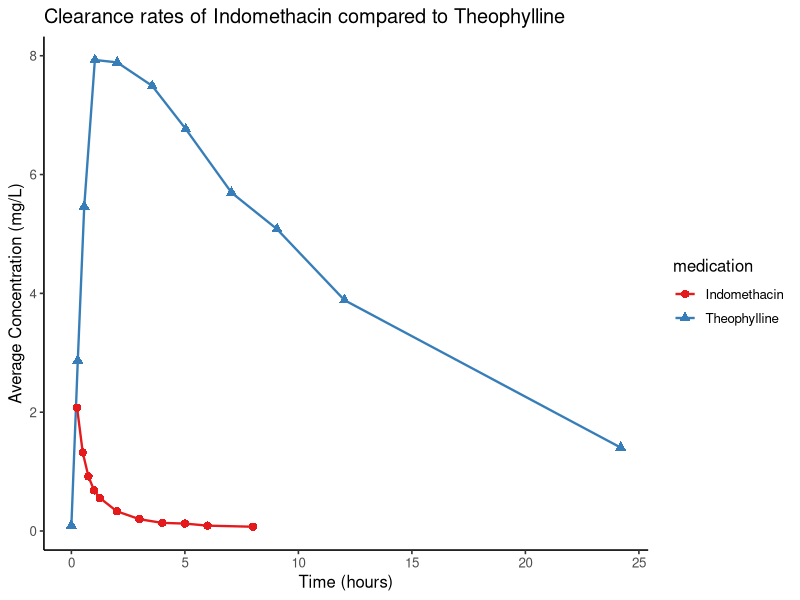

This chart was generated by the following R code:
library(tidyverse)
library(here)

# Summarized the Indometh data frame in order to merge it with the Theoph data
average_indometh_concentration <- Indometh |>
  drop_na(conc) |> 
  group_by(time) |>
  summarize(average_concentration = mean(conc)) |>
  mutate(medication = "Indomethacin")

# Reused old code for combined drug data frame
average_theoph <- Theoph |> 
  drop_na(conc) |>
  group_by(Subject) |>
  mutate(sample_index = row_number()) |> 
  group_by(sample_index) |>
  summarize(
    time = mean(Time), 
    average_concentration = mean(conc),
    medication = "Theophylline"
  ) |>
  select(time, average_concentration, medication)


# Merged data so one plot could house both medications 
# NOTE: Use bind_rows NOT left_join when merging files with the goal of saving
# observations with overlapping values
merged_data <- bind_rows( 
  average_theoph, 
  average_indometh_concentration
)

# Plotted data to compare the clearance rates of the two drugs
ggplot(
  merged_data, 
  aes(
    x = time, 
    y = average_concentration, 
    color = medication, 
    shape = medication
  )
) +
  geom_line(linewidth = 0.8) +
  geom_point(size = 2.5) +
  labs(
    title = "Clearance rates of Indomethacin compared to Theophylline",
    x     = "Time (hours)",
    y     = "Average Concentration (mg/L)",
    color = "medication",
    shape = "medication"
  ) +
  scale_color_brewer(palette = "Set1") + 
  theme_classic(base_size = 12)
